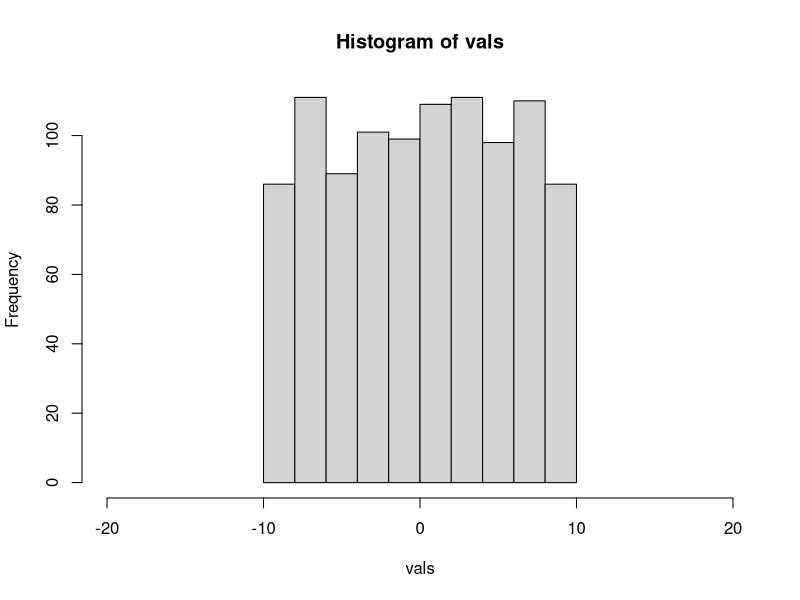
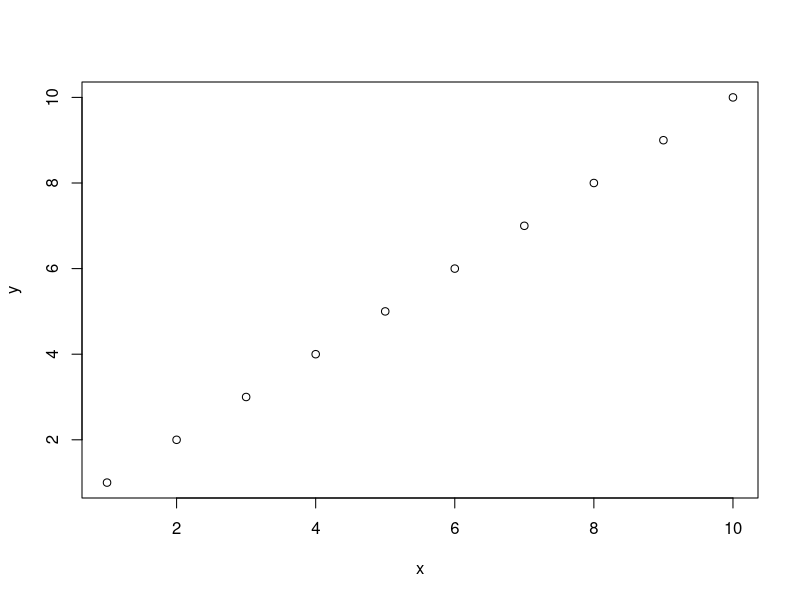
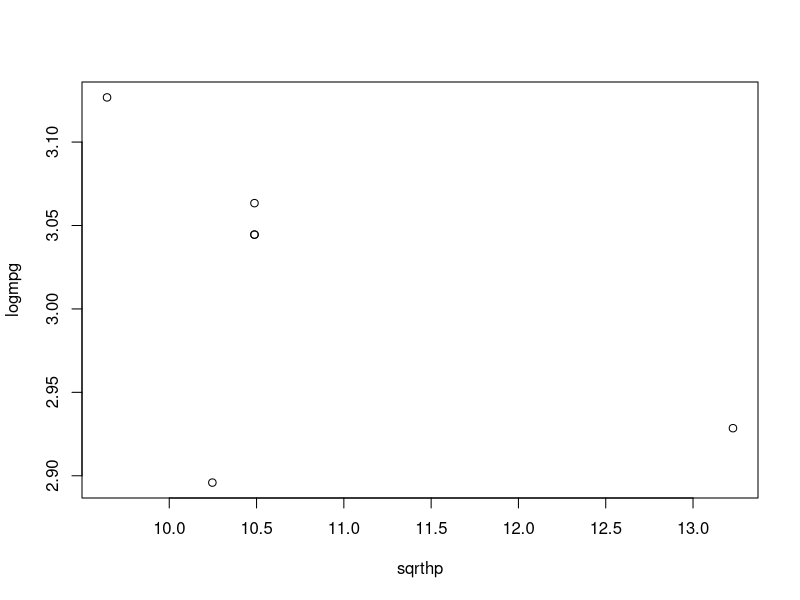
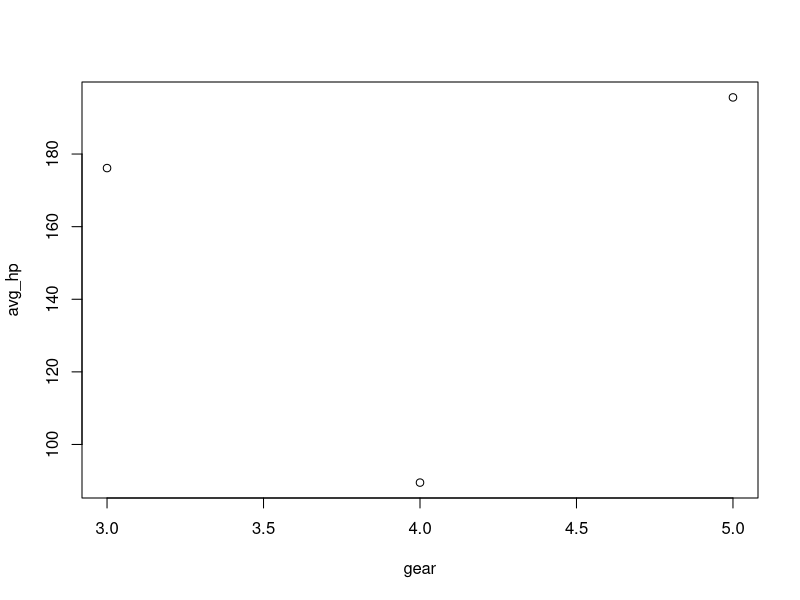
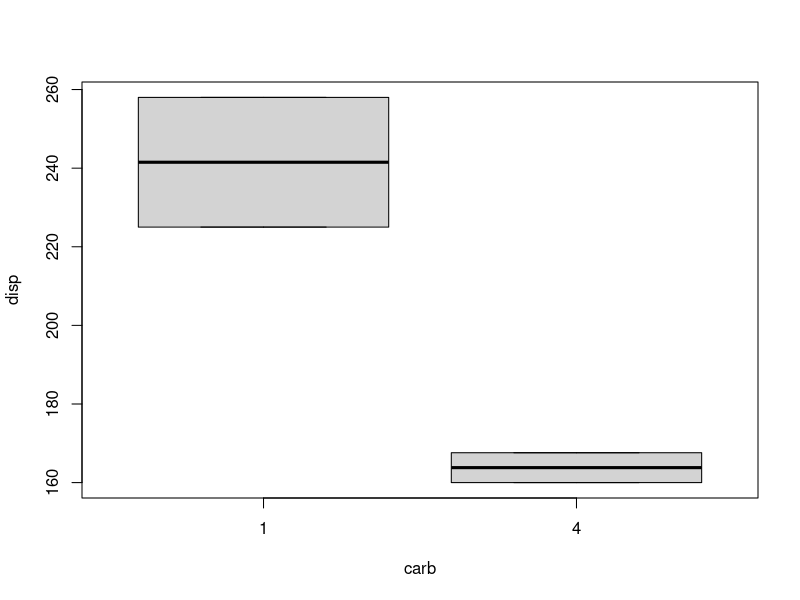

Here is the R script that generated these plots, in order:
#'---------HEADER---------
#'@title Simulation, Dplyr, and All that
#'@author Nina McDonnell
#'@Date 9/18/20
#'
#'---------PIPES---------------
#pipies

vec<-1:10

#we want log of sqrt of length.  We could do this with many cluttery objects:
len <- length(vec)
sq <- sqrt(len)
log(sq)

#Or ugly nested functions:
log(sqrt(length(vec)))

#neater, but still a hot mess:

log(
  sqrt(
    length(vec)
  )
)

#what if we could do something with plain language? PIPIES! 
#You will need to load library "magrittr" for pipies

library(magrittr)

#pipe for summation. Says "i want to pass 1:10 through function sum()
1:10 %>% sum()

#pipe shorthand is cmd+shift+m on mac
#we want vec of 1:10:
1:10 %>%
  #take its length,
  length() %>%
  #take sqrt length,
  sqrt()  %>%
  #take the log
  log()

#Let’s try a few exercises with pipes.
#1. Use pipes to sum the log of 100:200.
#2. Use pipes to take the square root of the mean of 100 random uniform numbers.
#3. Let’s dive into the guts of R. Using the mtcars data frame, get it’s summary and str that summary. What do you get back?

100:200 %>%
  log()%>%
  sum()

runif(100)%>%
  mean()%>%
  sqrt()

data(mtcars)%>%
  summary(mtcars)%>%
  str(mtcars)

#----------------BASE PLOT-----------
vals <- runif(n=1000, min=-10, max=10)

#histogram
hist(vals, xlim= c(-20, 20))

#scatter plot
my_df <- data.frame(x=1:10, y=1:10)
plot(y~x, data=my_df)

#--------DPLYR---------------
#used for data manipulation and aggregation

library(dplyr)

#mutate- we add a new column to the data!
mtcars2 <- mutate(mtcars, logmpg = log(mpg))
head(mtcars2)

#incorporate pipes!
mtcars2 <- mtcars %>%
  mutate(mtcars, logmpg = log(mpg),
         sqrt_cyl = sqrt(cyl))
head(mtcars2)

#group_by
# I want to add a column that has the average
# mpg for each # of grears...

mtcars_group <- mtcars %>%
  group_by(gear)%>%
  mutate(avg_mpg=mean(mpg))

#^ made a tibble instead of plain data frame- can include additional properties, such as groups!

#to remove groups:
#ALWAYS UNGROUP AFTER YOU MUTATE!!
mtcars_group <- mtcars %>%
  group_by(gear)%>%
  mutate(avg_mpg=mean(mpg))%>%
  ungroup()

View(mtcars_group)

#summarize
#we want to create a defived data set
#lets say we want the avg and sd of mpg by gear and ONLY THAT

mtcars_summary <- mtcars %>%
  group_by(gear)%>%
  summarize(avg_mpg=mean(mpg),
            sd_mpg= sd(mpg))
mtcars_summary
#output is 3x3 table. Summarize ungrouped for us (see console message), but to be safe you could still manually ungroup.

#filter
#remove all data where #cylinders=4
unique(mtcars$cyl) #we start with values of cyl=4

#apply filter...
mtcars_filter <- mtcars %>% 
  filter(cyl !=4) #this is a boolean, so == for true, not just =

unique(mtcars_filter$cyl)
#we can see that there are no longer values of cyl= 4

#the ! and NOT
TRUE
FALSE 
!TRUE #means not true (false)
!FALSE

#select
#only choose certain columns

mtcars %>% 
  select(mpg) %>% 
  head()
#returns ONLY the mpg column

#How about everthing but mpg? Use (- OR !) to get rid of column
mtcars %>% 
  select(!mpg) %>% 
  head()

#Just a few columns
mtcars %>% 
  select(gear, carb, disp) %>% 
  head()

#all columns with an "m" in them...
mtcars %>% 
  select(contains("m")) %>% 
  head()

#you can also reorder columns!

# DPLYR Exercises
#1. Add some columns to mtcars to plot the log of mpg by the 
#square root of hp.

#2. Get the average hp per gear and plot them against each other.

#3. Make a data fame for only 6 cylinder engines with only the 
#disp and carb columns. Create a boxplot of how carb influences disp.
# boxplot()

#1
head(mtcars)
mtcars_logmpg <- mtcars %>%
  mutate(logmpg=log(mpg))%>%
  mutate(sqrthp=sqrt(hp))%>%
  head()

plot(logmpg~sqrthp, data=mtcars_logmpg)

#2
mtcars_hpgear <- mtcars %>%
  group_by(gear)%>%
  summarize(avg_hp=mean(hp))

plot(avg_hp~gear, data=mtcars_hpgear)

#3
mtcars %>% 
  select(cyl, carb, disp) %>% 
  filter(cyl==6)%>% 
  head() %>% 
  boxplot(disp~carb, data=.)
